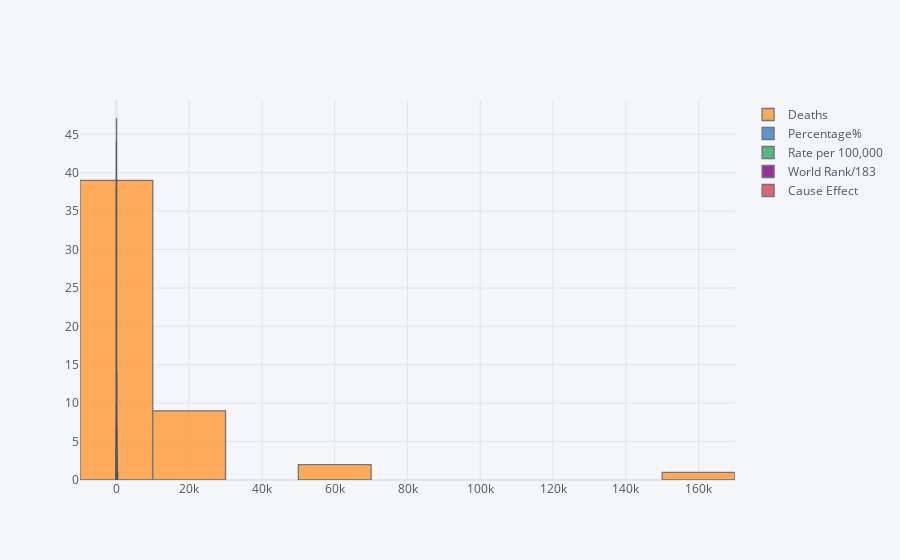

Source (notebook cell):
### Code cell
df[numerical].iplot(kind='hist');

### Figure 1 — Plotly figure (JSON) as saved in the notebook; plotly's stock layout.template omitted (floating-point values rounded to 4 significant figures)
{"data": [{"histfunc": "count", "histnorm": "", "marker": {"color": "rgba(255, 153, 51, 1.0)", "line": {"color": "#4D5663", "width": 1.3}}, "name": "Deaths", "opacity": 0.8, "orientation": "v", "type": "histogram", "x": [163171, 68866, 59445, 17957, 18279, 17245, 22109, 18009, 17851, 7394, 13475, 6749, 14438, 13636, 5823, 4732, 5167, 1639, 5.049, 4927, 3673, 4194, 3591, 1846, 4045, 4620, 4474, 3799, 6201, 2849, 3667, 2523, 1722, 1743, 1664, 1955, 1381, 1443, 1288, 1831, 1119, 1248, 415, 377, 1025, 903, 675, 574, 642, 414, 18]}, {"histfunc": "count", "histnorm": "", "marker": {"color": "rgba(55, 128, 191, 1.0)", "line": {"color": "#4D5663", "width": 1.3}}, "name": "Percentage%", "opacity": 0.8, "orientation": "v", "type": "histogram", "x": [29.38, 12.4, 10.7, 3.23, 3.29, 3.11, 3.98, 3.24, 3.21, 1.33, 2.43, 1.22, 2.6, 2.46, 1.05, 0.85, 0.93, 0.3, 0.91, 0.89, 0.66, 0.76, 0.65, 0.33, 0.73, 0.83, 0.81, 0.68, 1.12, 0.51, 0.66, 0.45, 0.31, 0.31, 0.3, 0.35, 0.25, 0.26, 0.23, 0.33, 0.2, 0.22, 0.07, 0.07, 0.18, 0.16, 0.12, 0.1, 0.12, 0.07, 3.17]}, {"histfunc": "count", "histnorm": "", "marker": {"color": "rgba(50, 171, 96, 1.0)", "line": {"color": "#4D5663", "width": 1.3}}, "name": "Rate per 100,000", "opacity": 0.8, "orientation": "v", "type": "histogram", "x": [271.7, 116.1, 101.0, 36.09, 29.87, 28.7, 28.16, 27.37, 27.31, 20.61, 16.17, 11.61, 10.55, 9.35, 8.79, 7.78, 7.78, 7.72, 7.59, 6.43, 5.79, 5.67, 5.24, 5.22, 5.19, 5.13, 4.77, 4.42, 4.25, 4.23, 4.09, 3.82, 3.33, 2.49, 2.44, 2.18, 2.16, 2.09, 1.95, 1.87, 1.42, 1.3, 1.23, 1.06, 1.05, 0.94, 0.92, 0.85, 0.68, 0.56, 308]}, {"histfunc": "count", "histnorm": "", "marker": {"color": "rgba(128, 0, 128, 1.0)", "line": {"color": "#4D5663", "width": 1.3}}, "name": "World Rank/183", "opacity": 0.8, "orientation": "v", "type": "histogram", "x": [15, 1, 53, 29, 32, 60, 90, 4, 102, 38, 98, 98, 31, 73, 57, 2, 20, 153, 114, 62, 82, 82, 20, 59, 22, 92, 80, 152, 80, 151, 151, 87, 36, 104, 173, 72, 106, 89, 144, 128, 94, 84, 144, 179, 70, 96, 61, 45, 170, 87, 78]}, {"histfunc": "count", "histnorm": "", "marker": {"color": "rgba(219, 64, 82, 1.0)", "line": {"color": "#4D5663", "width": 1.3}}, "name": "Cause Effect", "opacity": 0.8, "orientation": "v", "type": "histogram", "x": [0, 0, 0, 0, 0, 0, 1, 0, 0, 0, 0, 0, 0, 0, 0, 0, 0, 0, 0, 0, 0, 0, 0, 0, 0, 1, 0, 0, 0, 0, 1, 0, 0, 0, 0, 1, 0, 0, 0, 0, 0, 1, 0, 0, 0, 1, 0, 0, 0, 0, 1]}], "layout": {"barmode": "overlay", "legend": {"bgcolor": "#F5F6F9", "font": {"color": "#4D5663"}}, "paper_bgcolor": "#F5F6F9", "plot_bgcolor": "#F5F6F9", "title": {"font": {"color": "#4D5663"}}, "xaxis": {"gridcolor": "#E1E5ED", "showgrid": true, "tickfont": {"color": "#4D5663"}, "title": {"font": {"color": "#4D5663"}, "text": ""}, "zerolinecolor": "#E1E5ED"}, "yaxis": {"gridcolor": "#E1E5ED", "showgrid": true, "tickfont": {"color": "#4D5663"}, "title": {"font": {"color": "#4D5663"}, "text": ""}, "zerolinecolor": "#E1E5ED"}}}
